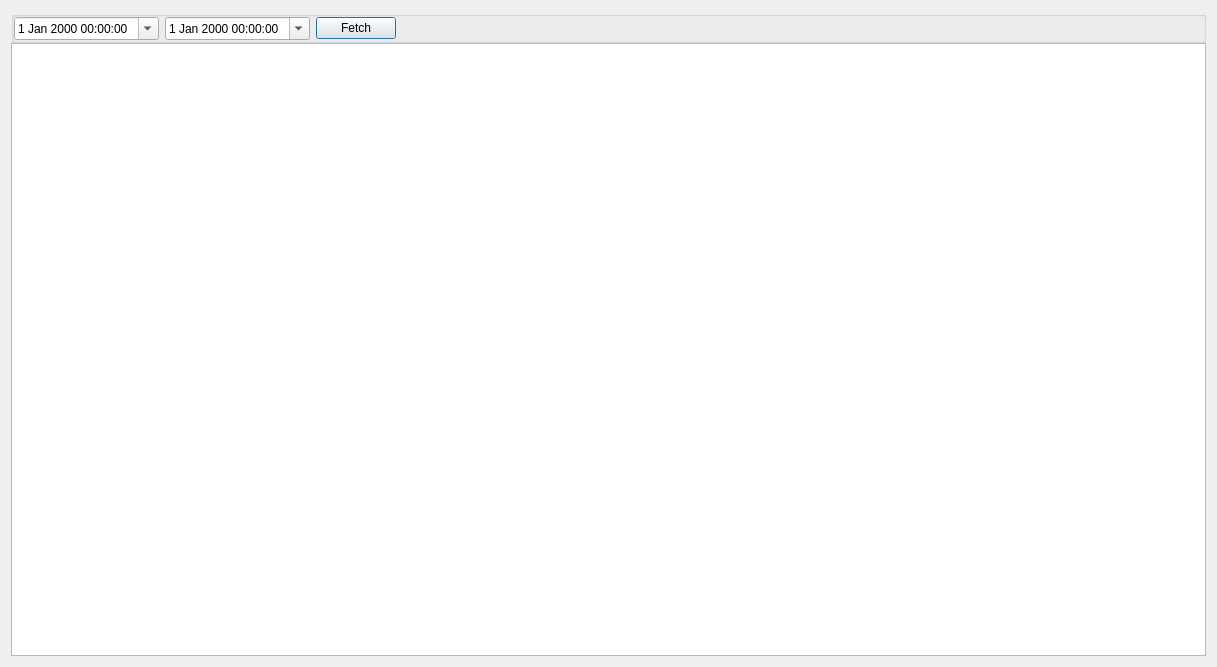
<?xml version="1.0" encoding="UTF-8"?>
<ui version="4.0">
 <class>AuditDialog</class>
 <widget class="QDialog" name="AuditDialog">
  <property name="geometry">
   <rect>
    <x>0</x>
    <y>0</y>
    <width>1217</width>
    <height>667</height>
   </rect>
  </property>
  <property name="windowTitle">
   <string>Audit</string>
  </property>
  <layout class="QGridLayout" name="gridLayout">
   <property name="verticalSpacing">
    <number>0</number>
   </property>
   <item row="1" column="0">
    <widget class="QTableView" name="tableView">
     <property name="frameShadow">
      <enum>QFrame::Shadow::Raised</enum>
     </property>
    </widget>
   </item>
   <item row="0" column="0">
    <widget class="QGroupBox" name="groupBoxView">
     <layout class="QHBoxLayout">
      <property name="leftMargin">
       <number>0</number>
      </property>
      <property name="topMargin">
       <number>0</number>
      </property>
      <property name="rightMargin">
       <number>0</number>
      </property>
      <property name="bottomMargin">
       <number>0</number>
      </property>
      <item>
       <widget class="DateTimeEdit" name="dateTimeEditStart">
        <property name="calendarPopup">
         <bool>true</bool>
        </property>
       </widget>
      </item>
      <item>
       <widget class="DateTimeEdit" name="dateTimeEditEnd">
        <property name="calendarPopup">
         <bool>true</bool>
        </property>
       </widget>
      </item>
      <item>
       <widget class="QPushButton" name="pBtnFetch">
        <property name="text">
         <string>Fetch</string>
        </property>
       </widget>
      </item>
      <item>
       <spacer name="horizontalSpacer">
        <property name="orientation">
         <enum>Qt::Orientation::Horizontal</enum>
        </property>
        <property name="sizeHint" stdset="0">
         <size>
          <width>678</width>
          <height>18</height>
         </size>
        </property>
       </spacer>
      </item>
     </layout>
    </widget>
   </item>
  </layout>
 </widget>
 <customwidgets>
  <customwidget>
   <class>DateTimeEdit</class>
   <extends>QDateTimeEdit</extends>
   <header location="global">widget/datetimeedit.h</header>
  </customwidget>
 </customwidgets>
 <resources/>
 <connections/>
</ui>
